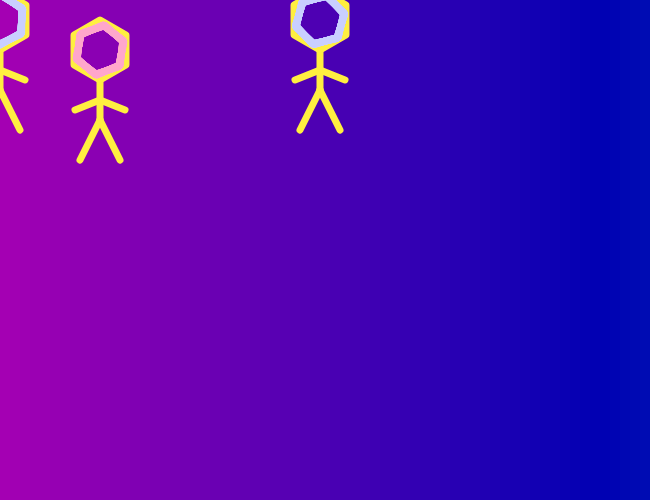
Frame 1 (no input)
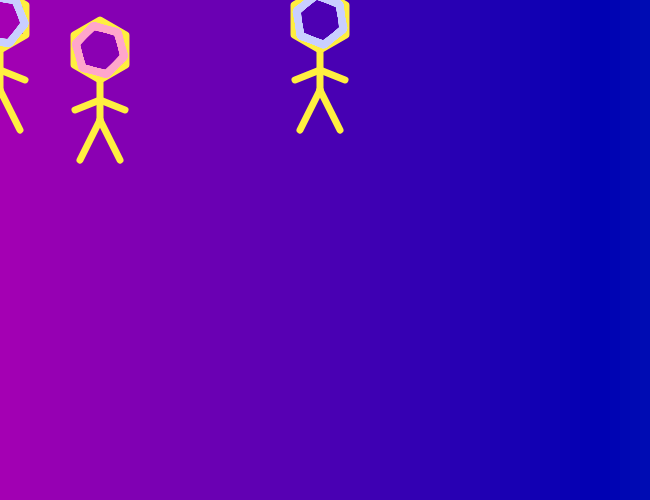
Frame 60 (no input)
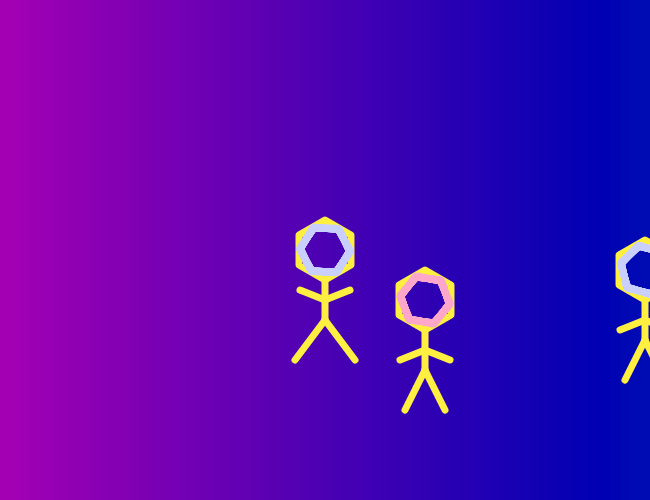
Frame 120 (the mouse pressed at the canvas centre since frame 60)

The p5.js sketch that drew these frames (run headless with seeded random() and noise() and a simulated clock; from frame 60 on, the mouse is pressed at the canvas centre):

// p5.js sketch
// ── sketch.js
var armRaise, jump;
var rotationSpeed;
var theta;

var colorFrom, colorTo;
//increase this number for more steps between colors
var rectStep = 10;

function setup() {
  createCanvas(650,500);
  background(0);
  colorMode(HSB,360,100,100);
  noCursor();
  rotationSpeed = 0.01;
  theta = 0.0;
}

function draw() {
	
	 colorFrom = color(295,100,70);
  
  //the color we want to interpolate to
  colorTo = color(235,100,70);
  

  for(var x=0; x < width; x += rectStep){
    noStroke();
    //interpolation amount changes each step of our
    //for loop
    var lerpAmt = map(x, 0, width, 0, 1.0);
    
    var lerpedCol = lerpColor(colorFrom,
      colorTo,
      lerpAmt);    
    fill(lerpedCol);
    rect(x,0,rectStep,height);
  }
	
	//background(0);
  strokeWeight(5);
  strokeJoin(ROUND);
  noFill();
  noStroke();
  /*fill(110,80,100);
  rect(0,windowHeight/4,windowWidth,windowHeight/4);
  for(var i=0;i<13;i++){
  	stroke(0);
  	strokeWeight(8);
  	if(i%2==0){
  	line(0+i*50,3*windowHeight/8,50+i*50,3*windowHeight/8);
  	}
  }*/
  //fill(55,45,100);
  strokeWeight(7);
  if(mouseIsPressed){
		HexCreature1(mouseX,mouseY,10,30);
  } else {
  	HexCreature1(mouseX,mouseY+20,30,20);
  }
  
  if(keyIsPressed){
		HexCreature2(mouseX+100,mouseY+20,10,30);
  } else {
  	HexCreature2(mouseX+100,mouseY+50,30,20);
  }
  
  if(mouseIsPressed && keyIsPressed){
		HexCreature1(mouseX+300,mouseY,10,30);
  } else {
  	HexCreature1(mouseX+320,mouseY+20,30,20);
  }
  	
}

function HexCreature1 (posX, posY, armRaise, jump){

		push();
  	translate(posX, posY);
  	beginShape(); //HEXAGON
  	var numSides = 6; //we divide our total angle by the number of sides
  	var angleDivision = 360/numSides;
  	var radius = 30; 
  	for(var i=0; i<360; i++){
    	stroke(55,75,100);       
    	vertex(sin(radians(angleDivision * i))*radius, cos(radians(angleDivision * i ))*radius);
  	}
  	line(sin(radians(angleDivision * i))*radius, cos(radians(angleDivision * i ))*radius, sin(radians(angleDivision * i))*radius, cos(radians(angleDivision * i))*radius+40);
  	line(sin(radians(angleDivision * i))*radius, cos(radians(angleDivision * i ))*radius+40, sin(radians(angleDivision * i))*radius+jump, cos(radians(angleDivision * i))*radius+80);
  	line(sin(radians(angleDivision * i))*radius, cos(radians(angleDivision * i ))*radius+40, sin(radians(angleDivision * i))*radius-jump, cos(radians(angleDivision * i))*radius+80);
  	line(sin(radians(angleDivision * i))*radius, cos(radians(angleDivision * i ))*radius+20, sin(radians(angleDivision * i))*radius+25, cos(radians(angleDivision * i))*radius+armRaise);
  	line(sin(radians(angleDivision * i))*radius, cos(radians(angleDivision * i ))*radius+20, sin(radians(angleDivision * i))*radius-25, cos(radians(angleDivision * i))*radius+armRaise);
  	endShape(CLOSE);
  	//fill(234,21,100);
  	pop();
  	
  for(var j=0; j<11; j++){
  	push();
  	translate(posX, posY);
  	rotate(theta);
  	beginShape(); //HEXAGON
  	var numSides = 6;
  	//we divide our total angle by the number of sides
  	var angleDivision = 360/numSides;
  	var radius = 25; 
  	for(var i=0; i<360; i++){
    	stroke(234,21,100);       
    	vertex(sin(radians(angleDivision * i))*radius, cos(radians(angleDivision * i ))*radius);
	 	}
  	endShape(CLOSE);
  	pop();
  	theta+=rotationSpeed;
  }
  
}

function HexCreature2 (posX2, posY2, armRaise2, jump2){

		push();
  	translate(posX2, posY2);
  	beginShape(); //HEXAGON
  	var numSides = 6; //we divide our total angle by the number of sides
  	var angleDivision = 360/numSides;
  	var radius = 30; 
  	for(var i=0; i<360; i++){
    	stroke(55,75,100);    
    	vertex(sin(radians(angleDivision * i))*radius, cos(radians(angleDivision * i ))*radius);
  	}
  	line(sin(radians(angleDivision * i))*radius, cos(radians(angleDivision * i ))*radius, sin(radians(angleDivision * i))*radius, cos(radians(angleDivision * i))*radius+40);
  	line(sin(radians(angleDivision * i))*radius, cos(radians(angleDivision * i ))*radius+40, sin(radians(angleDivision * i))*radius+jump2, cos(radians(angleDivision * i))*radius+80);
  	line(sin(radians(angleDivision * i))*radius, cos(radians(angleDivision * i ))*radius+40, sin(radians(angleDivision * i))*radius-jump2, cos(radians(angleDivision * i))*radius+80);
  	line(sin(radians(angleDivision * i))*radius, cos(radians(angleDivision * i ))*radius+20, sin(radians(angleDivision * i))*radius+25, cos(radians(angleDivision * i))*radius+armRaise2);
  	line(sin(radians(angleDivision * i))*radius, cos(radians(angleDivision * i ))*radius+20, sin(radians(angleDivision * i))*radius-25, cos(radians(angleDivision * i))*radius+armRaise2);
  	endShape(CLOSE);
  	pop();
  	
  for(var j=0; j<11; j++){
  	push();
  	translate(posX2, posY2);
  	rotate(theta);
  	beginShape(); //HEXAGON
  	var numSides = 6;
  	//we divide our total angle by the number of sides
  	var angleDivision = 360/numSides;
  	var radius = 25; 
  	for(var i=0; i<360; i++){
    	stroke(335,35,100);       
    	vertex(sin(radians(angleDivision * i))*radius, cos(radians(angleDivision * i ))*radius);
	 	}
  	endShape(CLOSE);
  	pop();
  	theta+=rotationSpeed;
  }
}
